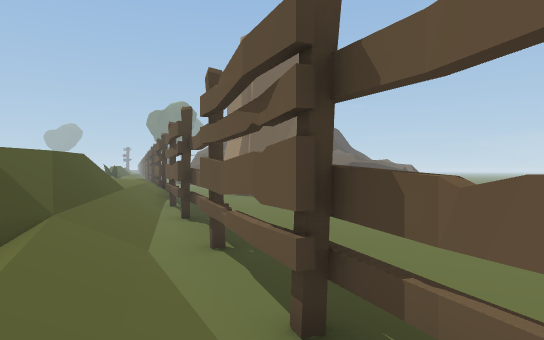
View 1 (above)

24 first-person views from a walk through a Unity game level. The camera is 1.4 m above the floor, looks level and sees 75° across. The floor is counted in squares, 2 m on a side. Each view is taken from the middle of a square. On the plan, view 1 faces up. The plan holds only what a view shows up to about 11 squares ahead; the rest is blank. The place goes on beyond the plan. Some animated figures are not drawn. Some surface patterns are stand-ins.

View 2
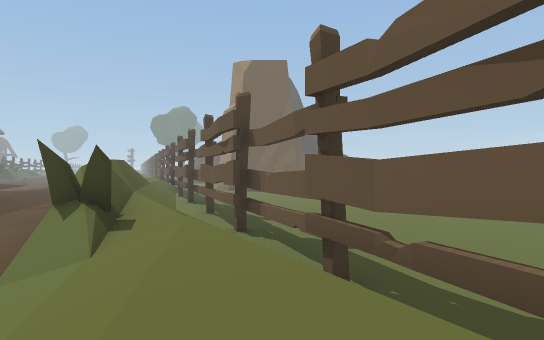

View 3
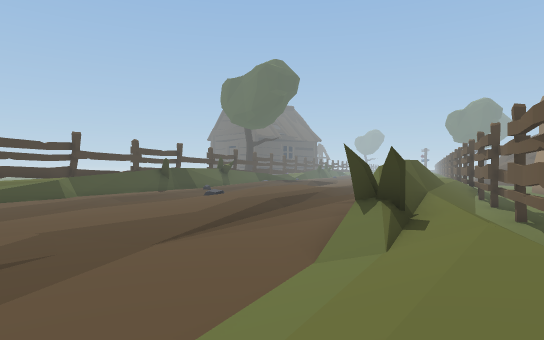

View 4
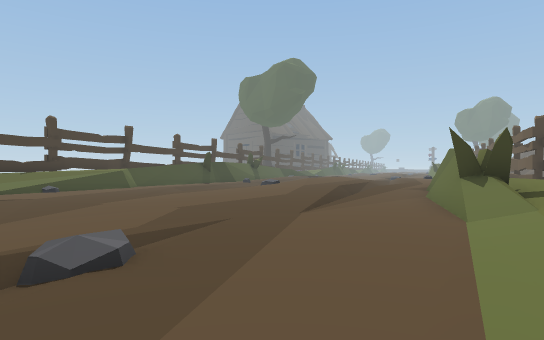

View 5
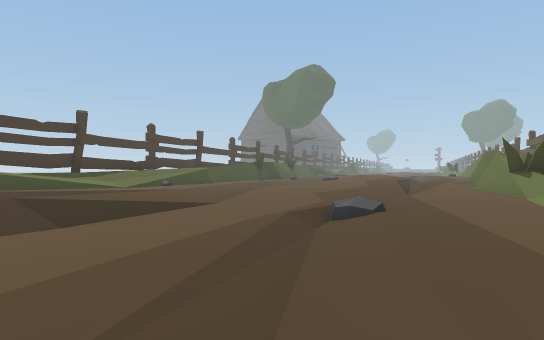

View 6
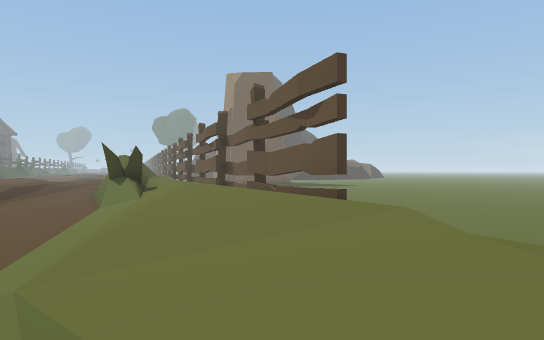

View 7
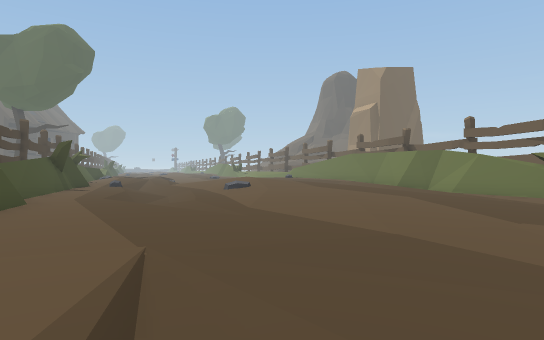

View 8
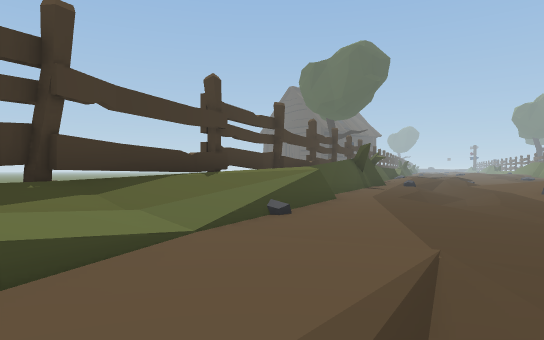

View 9
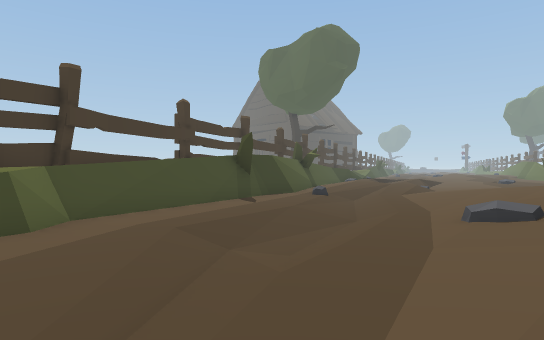

View 10
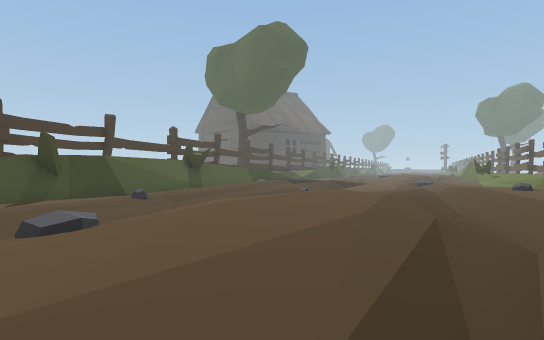

View 11
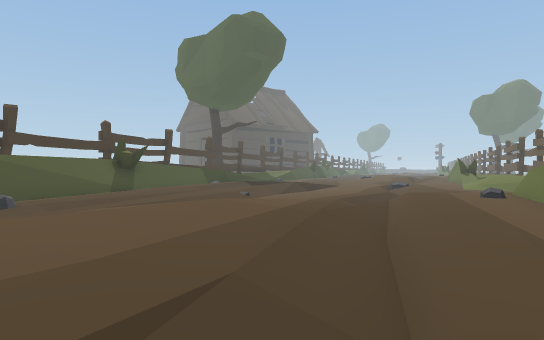

View 12
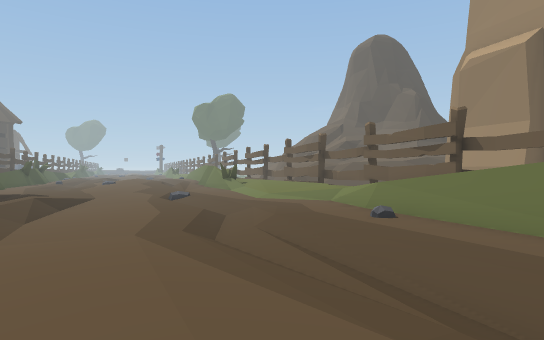

View 13
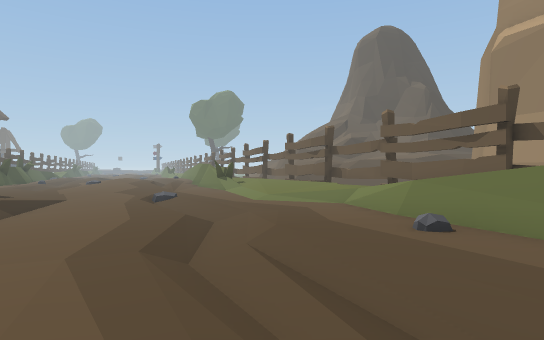

View 14
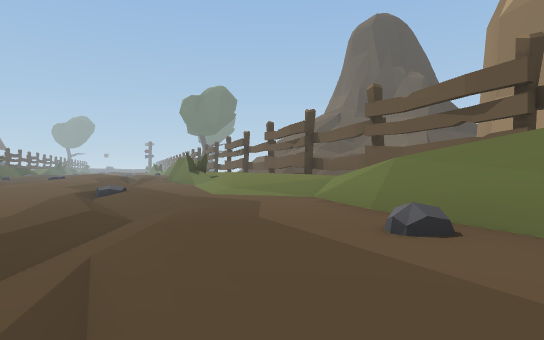

View 15
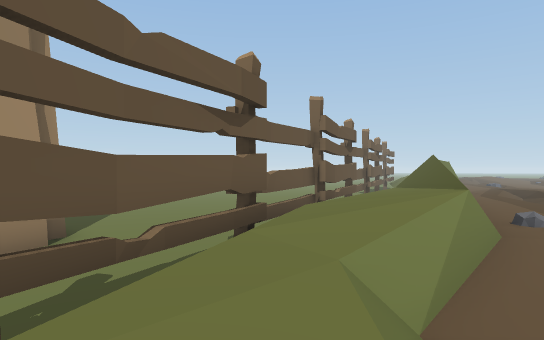

View 16
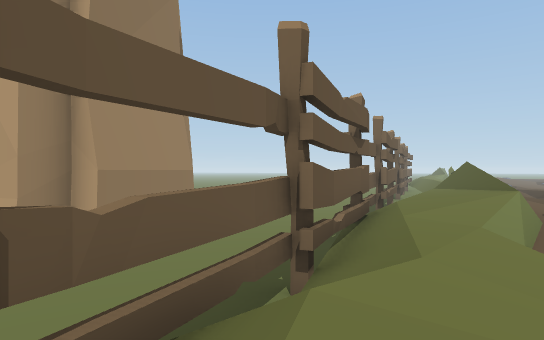

View 17
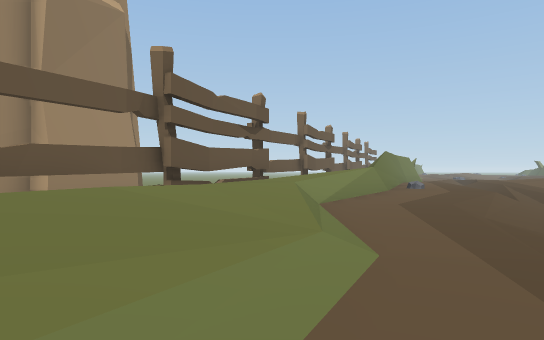

View 18
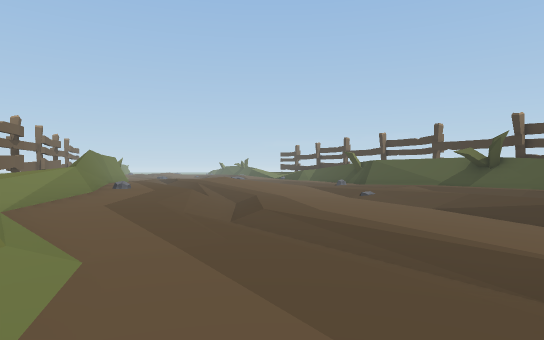

View 19
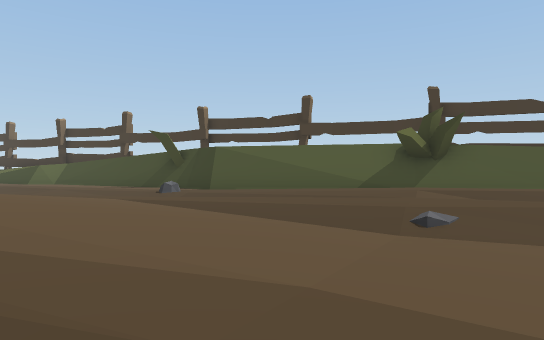

View 20
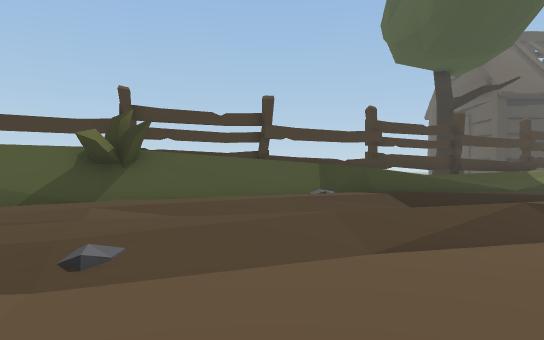

View 21
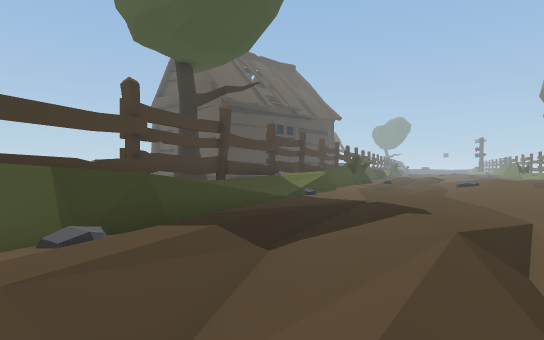

View 22
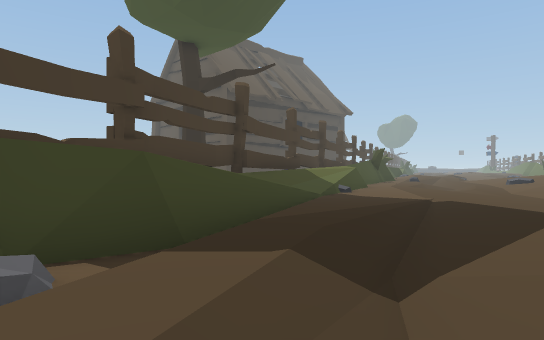

View 23
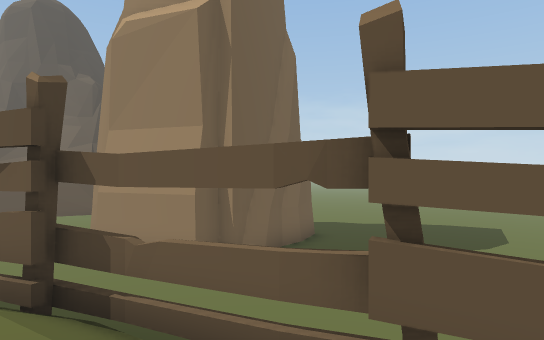

View 24
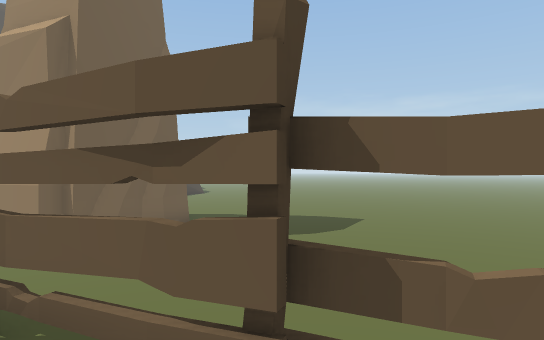

### Floor plan
Key: @ floor where view 1 was taken; # wall or solid block; x gap in a wall; . main floor; : floor 0.25 m higher than the main floor; - floor 0.25 m lower than the main floor; + floor 0.5 m higher than the main floor; * floor 0.75 m higher than the main floor; % floor 1 m higher than the main floor; & floor 1.25 m higher than the main floor; $ floor 1.5 m higher than the main floor; / step, stairs or slope; = window, fence, low wall or low ledge; v drop or lower ground.
Columns run from 25 left of view 1 to 6 right of it. Each row starts with its distance up from view 1.
 23 =*.......    ./*%/v
 22 = ..:......:..:*%/= vvv#
 21 # +::.:.-..-...+*%=vvvv#
 20 ##//:.::/-../../*%/#vvv#
 19  #*=:/:+/--./.::/%/#vvv#####v
 18  ##=/+.:/--..-.::/%=vvvv##vvvv
 17  ###=+/.+--.../::/&/#vvvvvvvvv
 16   ##=//-//--..-:++$&/vvvvvvv vvv
 15   ##=/+///--..-++=$&/=vvvvvvvvvv
 14    #==+//:--..-++==&/=vvvvv vvvv
 13    ### +/:/-../.++=/&#vvv   vvvv
 12    ### ++::..:::/++/&/#vv   vvvv
 11     ### +::.:::./++=//#vvvv  vvv
 10     ### +::.:+++//+v//#vvvvvvvvv
  9       ##::.::+++//+= //# vvv vvv
  8        #::-.:+**+//+ //vvvvv
  7        ##:-..:+**+.+ //vv vvv
  6         #..-.:+**+// v/v#vvvvvv
  5         #..-/.:**+//:=//#vvvvvvv
  4        ###..-.:+*+//:##/vvvvvvvv
  3        #=#...-.*+++/+:#//#vvvvvv
  2         ##...-.:+++/+:#=/vvvvvvv
  1         =/#..-..::::/:#=%/#vvvvv
  0         # =..-..::::/:.#/@vvv vv
 -1         =/$=....::::::../&/#v  v
 -2          =$/.....::::...://#v  v
 -3          #&&/.....:.....:/%/# vv
 -4          v=&/............/%/#  v
 -5           =&+............/*%/
 -6            #/.:::.....+..:*%/
 -7            x//::::.-..-...+*/
 -8              */:.::--../../*%
 -9               =:/ +/--./.: /
-10                   :/--..-.
-11                      -....

Positions as (right, up) in squares from view 1, and headings:
1: (0, 0), facing up
2: (1, -5), facing up
3: (1, -5), facing up-left
4: (0, -7), facing up-left
5: (0, -11), facing up-left
6: (2, -9), facing up
7: (-9, -8), facing up
8: (-9, -8), facing up-left
9: (-9, -2), facing up-left
10: (-6, 2), facing up-left
11: (-6, 5), facing up-left
12: (-10, 7), facing up
13: (-10, 9), facing up
14: (-9, 11), facing up
15: (-9, 20), facing down-right
16: (-9, 23), facing down-right
17: (-12, 23), facing down-right
18: (-12, 23), facing down
19: (-11, 14), facing down-left
20: (-12, 14), facing left
21: (-16, 14), facing up-left
22: (-18, 15), facing up-left
23: (-6, 12), facing up-right
24: (-4, 8), facing up-right
